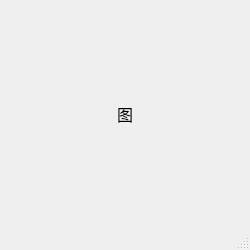
<?xml version="1.0" encoding="UTF-8"?>
<ui version="4.0">
 <class>MainWindow</class>
 <widget class="QMainWindow" name="MainWindow">
  <property name="geometry">
   <rect>
    <x>0</x>
    <y>0</y>
    <width>250</width>
    <height>250</height>
   </rect>
  </property>
  <property name="minimumSize">
   <size>
    <width>250</width>
    <height>250</height>
   </size>
  </property>
  <property name="maximumSize">
   <size>
    <width>250</width>
    <height>250</height>
   </size>
  </property>
  <property name="windowTitle">
   <string>MainWindow</string>
  </property>
  <widget class="QWidget" name="centralwidget">
   <layout class="QGridLayout" name="gridLayout">
    <item row="0" column="0">
     <widget class="QLabel" name="label">
      <property name="minimumSize">
       <size>
        <width>200</width>
        <height>200</height>
       </size>
      </property>
      <property name="maximumSize">
       <size>
        <width>200</width>
        <height>200</height>
       </size>
      </property>
      <property name="font">
       <font>
        <family>Adobe Arabic</family>
        <pointsize>12</pointsize>
       </font>
      </property>
      <property name="text">
       <string>图</string>
      </property>
      <property name="alignment">
       <set>Qt::AlignCenter</set>
      </property>
     </widget>
    </item>
   </layout>
  </widget>
  <widget class="QMenuBar" name="menubar">
   <property name="geometry">
    <rect>
     <x>0</x>
     <y>0</y>
     <width>250</width>
     <height>26</height>
    </rect>
   </property>
  </widget>
  <widget class="QStatusBar" name="statusbar"/>
 </widget>
 <resources/>
 <connections/>
</ui>
